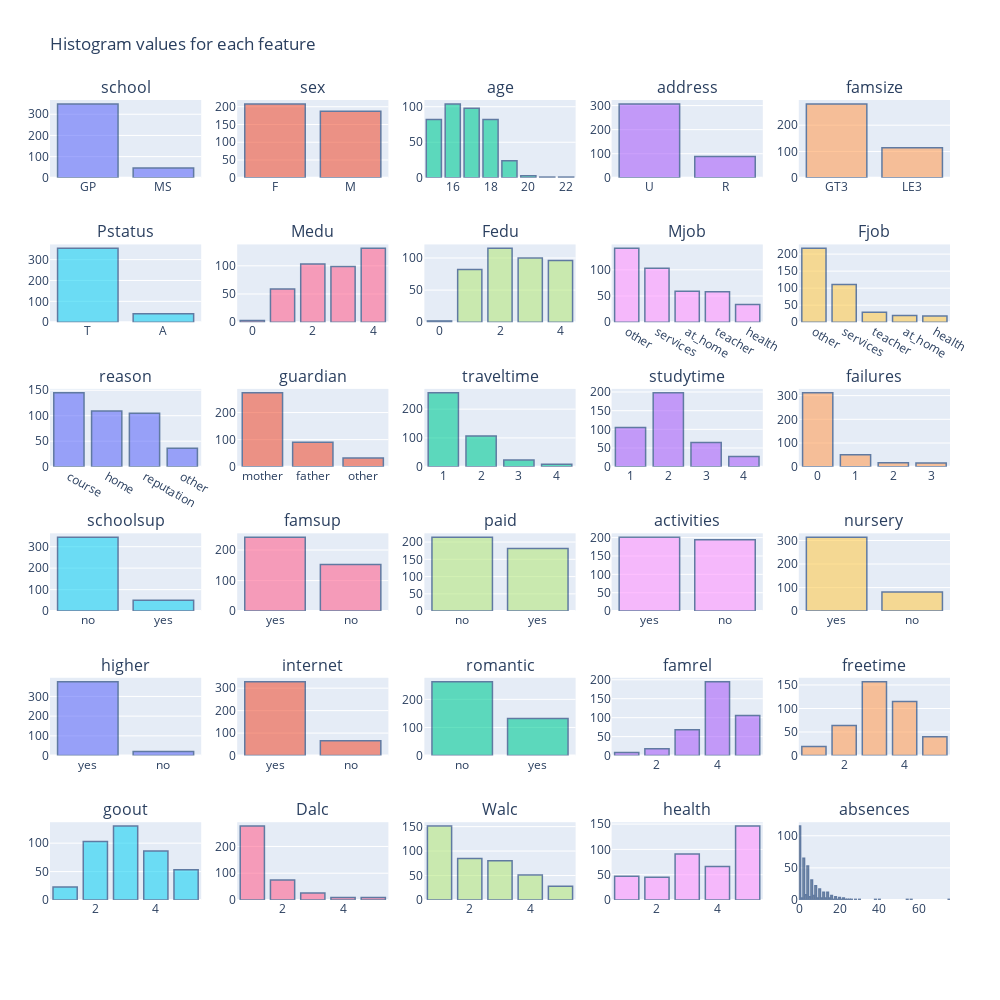

Notebook code for this chart:
### Markdown cell above
We will begin exploring the dataset, filtering out features with less relevance and honing in on the important ones.

We first investigate the distribution of each variable using a histogram, and display them as multiple subplots.

### Code cell
fig = make_subplots(
    rows=6, cols=5,
    subplot_titles=all_features)

for i in range(len(all_features)):
    feature=all_features[i]
    fig.append_trace(
        go.Bar(
            x=data[feature].value_counts().index,
            y=data[feature].value_counts().values,
            showlegend=False
            ),
        row = i // 5 + 1,
        col = i % 5 + 1
    )

fig.update_layout(
    autosize=True,
    width=1000,
    height=1000,
    title_text="Histogram values for each feature",
    margin=dict(l=50, r=50, t=100, b=100),
)

fig.update_traces(marker_line_color='rgb(8,48,107)',
                  marker_line_width=1.5, opacity=0.6)

fig.show()

### Figure 1 — Plotly figure (JSON) as saved in the notebook; plotly's stock layout.template omitted (floating-point values rounded to 4 significant figures)
{"data": [{"marker": {"line": {"color": "rgb(8,48,107)", "width": 1.5}}, "opacity": 0.6, "showlegend": false, "type": "bar", "x": ["GP", "MS"], "xaxis": "x", "y": [349, 46], "yaxis": "y"}, {"marker": {"line": {"color": "rgb(8,48,107)", "width": 1.5}}, "opacity": 0.6, "showlegend": false, "type": "bar", "x": ["F", "M"], "xaxis": "x2", "y": [208, 187], "yaxis": "y2"}, {"marker": {"line": {"color": "rgb(8,48,107)", "width": 1.5}}, "opacity": 0.6, "showlegend": false, "type": "bar", "x": [16, 17, 18, 15, 19, 20, 22, 21], "xaxis": "x3", "y": [104, 98, 82, 82, 24, 3, 1, 1], "yaxis": "y3"}, {"marker": {"line": {"color": "rgb(8,48,107)", "width": 1.5}}, "opacity": 0.6, "showlegend": false, "type": "bar", "x": ["U", "R"], "xaxis": "x4", "y": [307, 88], "yaxis": "y4"}, {"marker": {"line": {"color": "rgb(8,48,107)", "width": 1.5}}, "opacity": 0.6, "showlegend": false, "type": "bar", "x": ["GT3", "LE3"], "xaxis": "x5", "y": [281, 114], "yaxis": "y5"}, {"marker": {"line": {"color": "rgb(8,48,107)", "width": 1.5}}, "opacity": 0.6, "showlegend": false, "type": "bar", "x": ["T", "A"], "xaxis": "x6", "y": [354, 41], "yaxis": "y6"}, {"marker": {"line": {"color": "rgb(8,48,107)", "width": 1.5}}, "opacity": 0.6, "showlegend": false, "type": "bar", "x": [4, 2, 3, 1, 0], "xaxis": "x7", "y": [131, 103, 99, 59, 3], "yaxis": "y7"}, {"marker": {"line": {"color": "rgb(8,48,107)", "width": 1.5}}, "opacity": 0.6, "showlegend": false, "type": "bar", "x": [2, 3, 4, 1, 0], "xaxis": "x8", "y": [115, 100, 96, 82, 2], "yaxis": "y8"}, {"marker": {"line": {"color": "rgb(8,48,107)", "width": 1.5}}, "opacity": 0.6, "showlegend": false, "type": "bar", "x": ["other", "services", "at_home", "teacher", "health"], "xaxis": "x9", "y": [141, 103, 59, 58, 34], "yaxis": "y9"}, {"marker": {"line": {"color": "rgb(8,48,107)", "width": 1.5}}, "opacity": 0.6, "showlegend": false, "type": "bar", "x": ["other", "services", "teacher", "at_home", "health"], "xaxis": "x10", "y": [217, 111, 29, 20, 18], "yaxis": "y10"}, {"marker": {"line": {"color": "rgb(8,48,107)", "width": 1.5}}, "opacity": 0.6, "showlegend": false, "type": "bar", "x": ["course", "home", "reputation", "other"], "xaxis": "x11", "y": [145, 109, 105, 36], "yaxis": "y11"}, {"marker": {"line": {"color": "rgb(8,48,107)", "width": 1.5}}, "opacity": 0.6, "showlegend": false, "type": "bar", "x": ["mother", "father", "other"], "xaxis": "x12", "y": [273, 90, 32], "yaxis": "y12"}, {"marker": {"line": {"color": "rgb(8,48,107)", "width": 1.5}}, "opacity": 0.6, "showlegend": false, "type": "bar", "x": [1, 2, 3, 4], "xaxis": "x13", "y": [257, 107, 23, 8], "yaxis": "y13"}, {"marker": {"line": {"color": "rgb(8,48,107)", "width": 1.5}}, "opacity": 0.6, "showlegend": false, "type": "bar", "x": [2, 1, 3, 4], "xaxis": "x14", "y": [198, 105, 65, 27], "yaxis": "y14"}, {"marker": {"line": {"color": "rgb(8,48,107)", "width": 1.5}}, "opacity": 0.6, "showlegend": false, "type": "bar", "x": [0, 1, 2, 3], "xaxis": "x15", "y": [312, 50, 17, 16], "yaxis": "y15"}, {"marker": {"line": {"color": "rgb(8,48,107)", "width": 1.5}}, "opacity": 0.6, "showlegend": false, "type": "bar", "x": ["no", "yes"], "xaxis": "x16", "y": [344, 51], "yaxis": "y16"}, {"marker": {"line": {"color": "rgb(8,48,107)", "width": 1.5}}, "opacity": 0.6, "showlegend": false, "type": "bar", "x": ["yes", "no"], "xaxis": "x17", "y": [242, 153], "yaxis": "y17"}, {"marker": {"line": {"color": "rgb(8,48,107)", "width": 1.5}}, "opacity": 0.6, "showlegend": false, "type": "bar", "x": ["no", "yes"], "xaxis": "x18", "y": [214, 181], "yaxis": "y18"}, {"marker": {"line": {"color": "rgb(8,48,107)", "width": 1.5}}, "opacity": 0.6, "showlegend": false, "type": "bar", "x": ["yes", "no"], "xaxis": "x19", "y": [201, 194], "yaxis": "y19"}, {"marker": {"line": {"color": "rgb(8,48,107)", "width": 1.5}}, "opacity": 0.6, "showlegend": false, "type": "bar", "x": ["yes", "no"], "xaxis": "x20", "y": [314, 81], "yaxis": "y20"}, {"marker": {"line": {"color": "rgb(8,48,107)", "width": 1.5}}, "opacity": 0.6, "showlegend": false, "type": "bar", "x": ["yes", "no"], "xaxis": "x21", "y": [375, 20], "yaxis": "y21"}, {"marker": {"line": {"color": "rgb(8,48,107)", "width": 1.5}}, "opacity": 0.6, "showlegend": false, "type": "bar", "x": ["yes", "no"], "xaxis": "x22", "y": [329, 66], "yaxis": "y22"}, {"marker": {"line": {"color": "rgb(8,48,107)", "width": 1.5}}, "opacity": 0.6, "showlegend": false, "type": "bar", "x": ["no", "yes"], "xaxis": "x23", "y": [263, 132], "yaxis": "y23"}, {"marker": {"line": {"color": "rgb(8,48,107)", "width": 1.5}}, "opacity": 0.6, "showlegend": false, "type": "bar", "x": [4, 5, 3, 2, 1], "xaxis": "x24", "y": [195, 106, 68, 18, 8], "yaxis": "y24"}, {"marker": {"line": {"color": "rgb(8,48,107)", "width": 1.5}}, "opacity": 0.6, "showlegend": false, "type": "bar", "x": [3, 4, 2, 5, 1], "xaxis": "x25", "y": [157, 115, 64, 40, 19], "yaxis": "y25"}, {"marker": {"line": {"color": "rgb(8,48,107)", "width": 1.5}}, "opacity": 0.6, "showlegend": false, "type": "bar", "x": [3, 2, 4, 5, 1], "xaxis": "x26", "y": [130, 103, 86, 53, 23], "yaxis": "y26"}, {"marker": {"line": {"color": "rgb(8,48,107)", "width": 1.5}}, "opacity": 0.6, "showlegend": false, "type": "bar", "x": [1, 2, 3, 5, 4], "xaxis": "x27", "y": [276, 75, 26, 9, 9], "yaxis": "y27"}, {"marker": {"line": {"color": "rgb(8,48,107)", "width": 1.5}}, "opacity": 0.6, "showlegend": false, "type": "bar", "x": [1, 2, 3, 4, 5], "xaxis": "x28", "y": [151, 85, 80, 51, 28], "yaxis": "y28"}, {"marker": {"line": {"color": "rgb(8,48,107)", "width": 1.5}}, "opacity": 0.6, "showlegend": false, "type": "bar", "x": [5, 3, 4, 1, 2], "xaxis": "x29", "y": [146, 91, 66, 47, 45], "yaxis": "y29"}, {"marker": {"line": {"color": "rgb(8,48,107)", "width": 1.5}}, "opacity": 0.6, "showlegend": false, "type": "bar", "x": [0, 2, 4, 6, 8, 10, 14, 12, 3, 7, 16, 18, 5, 20, 22, 13, 1, 9, 11, 15, 23, 24, 21, 25, 56, 26, 28, 30, 17, 38, 40, 54, 19, 75], "xaxis": "x30", "y": [115, 65, 53, 31, 22, 17, 12, 12, 8, 7, 7, 5, 5, 4, 3, 3, 3, 3, 3, 3, 1, 1, 1, 1, 1, 1, 1, 1, 1, 1, 1, 1, 1, 1], "yaxis": "y30"}], "layout": {"annotations": [{"font": {"size": 16}, "showarrow": false, "text": "school", "x": 0.084, "xanchor": "center", "xref": "paper", "y": 1.0, "yanchor": "bottom", "yref": "paper"}, {"font": {"size": 16}, "showarrow": false, "text": "sex", "x": 0.292, "xanchor": "center", "xref": "paper", "y": 1.0, "yanchor": "bottom", "yref": "paper"}, {"font": {"size": 16}, "showarrow": false, "text": "age", "x": 0.5, "xanchor": "center", "xref": "paper", "y": 1.0, "yanchor": "bottom", "yref": "paper"}, {"font": {"size": 16}, "showarrow": false, "text": "address", "x": 0.708, "xanchor": "center", "xref": "paper", "y": 1.0, "yanchor": "bottom", "yref": "paper"}, {"font": {"size": 16}, "showarrow": false, "text": "famsize", "x": 0.916, "xanchor": "center", "xref": "paper", "y": 1.0, "yanchor": "bottom", "yref": "paper"}, {"font": {"size": 16}, "showarrow": false, "text": "Pstatus", "x": 0.084, "xanchor": "center", "xref": "paper", "y": 0.8194, "yanchor": "bottom", "yref": "paper"}, {"font": {"size": 16}, "showarrow": false, "text": "Medu", "x": 0.292, "xanchor": "center", "xref": "paper", "y": 0.8194, "yanchor": "bottom", "yref": "paper"}, {"font": {"size": 16}, "showarrow": false, "text": "Fedu", "x": 0.5, "xanchor": "center", "xref": "paper", "y": 0.8194, "yanchor": "bottom", "yref": "paper"}, {"font": {"size": 16}, "showarrow": false, "text": "Mjob", "x": 0.708, "xanchor": "center", "xref": "paper", "y": 0.8194, "yanchor": "bottom", "yref": "paper"}, {"font": {"size": 16}, "showarrow": false, "text": "Fjob", "x": 0.916, "xanchor": "center", "xref": "paper", "y": 0.8194, "yanchor": "bottom", "yref": "paper"}, {"font": {"size": 16}, "showarrow": false, "text": "reason", "x": 0.084, "xanchor": "center", "xref": "paper", "y": 0.6389, "yanchor": "bottom", "yref": "paper"}, {"font": {"size": 16}, "showarrow": false, "text": "guardian", "x": 0.292, "xanchor": "center", "xref": "paper", "y": 0.6389, "yanchor": "bottom", "yref": "paper"}, {"font": {"size": 16}, "showarrow": false, "text": "traveltime", "x": 0.5, "xanchor": "center", "xref": "paper", "y": 0.6389, "yanchor": "bottom", "yref": "paper"}, {"font": {"size": 16}, "showarrow": false, "text": "studytime", "x": 0.708, "xanchor": "center", "xref": "paper", "y": 0.6389, "yanchor": "bottom", "yref": "paper"}, {"font": {"size": 16}, "showarrow": false, "text": "failures", "x": 0.916, "xanchor": "center", "xref": "paper", "y": 0.6389, "yanchor": "bottom", "yref": "paper"}, {"font": {"size": 16}, "showarrow": false, "text": "schoolsup", "x": 0.084, "xanchor": "center", "xref": "paper", "y": 0.4583, "yanchor": "bottom", "yref": "paper"}, {"font": {"size": 16}, "showarrow": false, "text": "famsup", "x": 0.292, "xanchor": "center", "xref": "paper", "y": 0.4583, "yanchor": "bottom", "yref": "paper"}, {"font": {"size": 16}, "showarrow": false, "text": "paid", "x": 0.5, "xanchor": "center", "xref": "paper", "y": 0.4583, "yanchor": "bottom", "yref": "paper"}, {"font": {"size": 16}, "showarrow": false, "text": "activities", "x": 0.708, "xanchor": "center", "xref": "paper", "y": 0.4583, "yanchor": "bottom", "yref": "paper"}, {"font": {"size": 16}, "showarrow": false, "text": "nursery", "x": 0.916, "xanchor": "center", "xref": "paper", "y": 0.4583, "yanchor": "bottom", "yref": "paper"}, {"font": {"size": 16}, "showarrow": false, "text": "higher", "x": 0.084, "xanchor": "center", "xref": "paper", "y": 0.2778, "yanchor": "bottom", "yref": "paper"}, {"font": {"size": 16}, "showarrow": false, "text": "internet", "x": 0.292, "xanchor": "center", "xref": "paper", "y": 0.2778, "yanchor": "bottom", "yref": "paper"}, {"font": {"size": 16}, "showarrow": false, "text": "romantic", "x": 0.5, "xanchor": "center", "xref": "paper", "y": 0.2778, "yanchor": "bottom", "yref": "paper"}, {"font": {"size": 16}, "showarrow": false, "text": "famrel", "x": 0.708, "xanchor": "center", "xref": "paper", "y": 0.2778, "yanchor": "bottom", "yref": "paper"}, {"font": {"size": 16}, "showarrow": false, "text": "freetime", "x": 0.916, "xanchor": "center", "xref": "paper", "y": 0.2778, "yanchor": "bottom", "yref": "paper"}, {"font": {"size": 16}, "showarrow": false, "text": "goout", "x": 0.084, "xanchor": "center", "xref": "paper", "y": 0.09722, "yanchor": "bottom", "yref": "paper"}, {"font": {"size": 16}, "showarrow": false, "text": "Dalc", "x": 0.292, "xanchor": "center", "xref": "paper", "y": 0.09722, "yanchor": "bottom", "yref": "paper"}, {"font": {"size": 16}, "showarrow": false, "text": "Walc", "x": 0.5, "xanchor": "center", "xref": "paper", "y": 0.09722, "yanchor": "bottom", "yref": "paper"}, {"font": {"size": 16}, "showarrow": false, "text": "health", "x": 0.708, "xanchor": "center", "xref": "paper", "y": 0.09722, "yanchor": "bottom", "yref": "paper"}, {"font": {"size": 16}, "showarrow": false, "text": "absences", "x": 0.916, "xanchor": "center", "xref": "paper", "y": 0.09722, "yanchor": "bottom", "yref": "paper"}], "autosize": true, "height": 1000, "margin": {"b": 100, "l": 50, "r": 50, "t": 100}, "title": {"text": "Histogram values for each feature"}, "width": 1000, "xaxis": {"anchor": "y", "domain": [0, 0.168]}, "xaxis10": {"anchor": "y10", "domain": [0.832, 1]}, "xaxis11": {"anchor": "y11", "domain": [0, 0.168]}, "xaxis12": {"anchor": "y12", "domain": [0.208, 0.376]}, "xaxis13": {"anchor": "y13", "domain": [0.416, 0.584]}, "xaxis14": {"anchor": "y14", "domain": [0.624, 0.792]}, "xaxis15": {"anchor": "y15", "domain": [0.832, 1]}, "xaxis16": {"anchor": "y16", "domain": [0, 0.168]}, "xaxis17": {"anchor": "y17", "domain": [0.208, 0.376]}, "xaxis18": {"anchor": "y18", "domain": [0.416, 0.584]}, "xaxis19": {"anchor": "y19", "domain": [0.624, 0.792]}, "xaxis2": {"anchor": "y2", "domain": [0.208, 0.376]}, "xaxis20": {"anchor": "y20", "domain": [0.832, 1]}, "xaxis21": {"anchor": "y21", "domain": [0, 0.168]}, "xaxis22": {"anchor": "y22", "domain": [0.208, 0.376]}, "xaxis23": {"anchor": "y23", "domain": [0.416, 0.584]}, "xaxis24": {"anchor": "y24", "domain": [0.624, 0.792]}, "xaxis25": {"anchor": "y25", "domain": [0.832, 1]}, "xaxis26": {"anchor": "y26", "domain": [0, 0.168]}, "xaxis27": {"anchor": "y27", "domain": [0.208, 0.376]}, "xaxis28": {"anchor": "y28", "domain": [0.416, 0.584]}, "xaxis29": {"anchor": "y29", "domain": [0.624, 0.792]}, "xaxis3": {"anchor": "y3", "domain": [0.416, 0.584]}, "xaxis30": {"anchor": "y30", "domain": [0.832, 1]}, "xaxis4": {"anchor": "y4", "domain": [0.624, 0.792]}, "xaxis5": {"anchor": "y5", "domain": [0.832, 1]}, "xaxis6": {"anchor": "y6", "domain": [0, 0.168]}, "xaxis7": {"anchor": "y7", "domain": [0.208, 0.376]}, "xaxis8": {"anchor": "y8", "domain": [0.416, 0.584]}, "xaxis9": {"anchor": "y9", "domain": [0.624, 0.792]}, "yaxis": {"anchor": "x", "domain": [0.9028, 1.0]}, "yaxis10": {"anchor": "x10", "domain": [0.7222, 0.8194]}, "yaxis11": {"anchor": "x11", "domain": [0.5417, 0.6389]}, "yaxis12": {"anchor": "x12", "domain": [0.5417, 0.6389]}, "yaxis13": {"anchor": "x13", "domain": [0.5417, 0.6389]}, "yaxis14": {"anchor": "x14", "domain": [0.5417, 0.6389]}, "yaxis15": {"anchor": "x15", "domain": [0.5417, 0.6389]}, "yaxis16": {"anchor": "x16", "domain": [0.3611, 0.4583]}, "yaxis17": {"anchor": "x17", "domain": [0.3611, 0.4583]}, "yaxis18": {"anchor": "x18", "domain": [0.3611, 0.4583]}, "yaxis19": {"anchor": "x19", "domain": [0.3611, 0.4583]}, "yaxis2": {"anchor": "x2", "domain": [0.9028, 1.0]}, "yaxis20": {"anchor": "x20", "domain": [0.3611, 0.4583]}, "yaxis21": {"anchor": "x21", "domain": [0.1806, 0.2778]}, "yaxis22": {"anchor": "x22", "domain": [0.1806, 0.2778]}, "yaxis23": {"anchor": "x23", "domain": [0.1806, 0.2778]}, "yaxis24": {"anchor": "x24", "domain": [0.1806, 0.2778]}, "yaxis25": {"anchor": "x25", "domain": [0.1806, 0.2778]}, "yaxis26": {"anchor": "x26", "domain": [0, 0.09722]}, "yaxis27": {"anchor": "x27", "domain": [0, 0.09722]}, "yaxis28": {"anchor": "x28", "domain": [0, 0.09722]}, "yaxis29": {"anchor": "x29", "domain": [0, 0.09722]}, "yaxis3": {"anchor": "x3", "domain": [0.9028, 1.0]}, "yaxis30": {"anchor": "x30", "domain": [0, 0.09722]}, "yaxis4": {"anchor": "x4", "domain": [0.9028, 1.0]}, "yaxis5": {"anchor": "x5", "domain": [0.9028, 1.0]}, "yaxis6": {"anchor": "x6", "domain": [0.7222, 0.8194]}, "yaxis7": {"anchor": "x7", "domain": [0.7222, 0.8194]}, "yaxis8": {"anchor": "x8", "domain": [0.7222, 0.8194]}, "yaxis9": {"anchor": "x9", "domain": [0.7222, 0.8194]}}}
